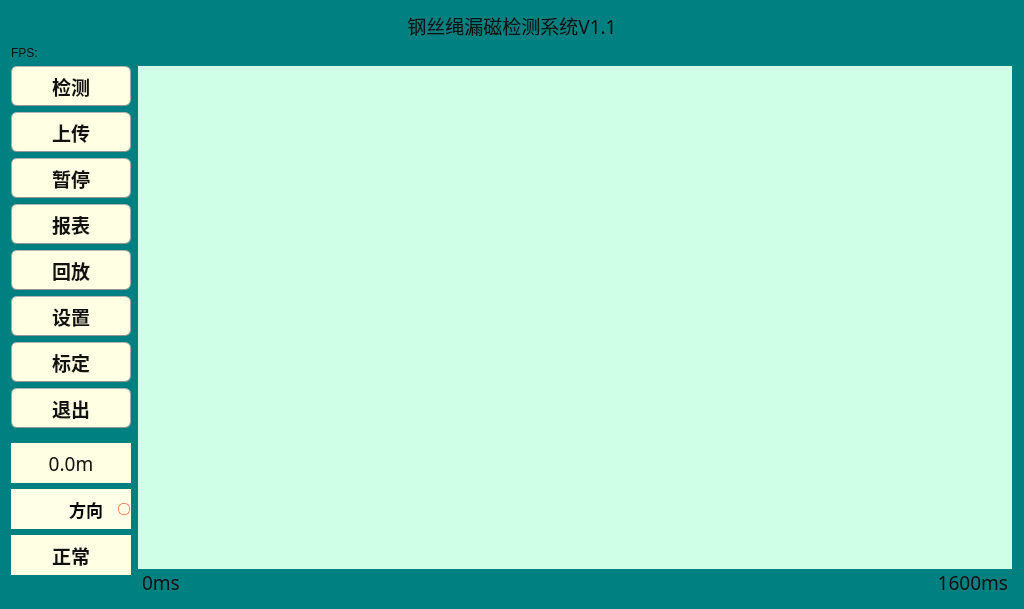
<?xml version="1.0" encoding="UTF-8"?>
<ui version="4.0">
 <class>MyWidget</class>
 <widget class="QWidget" name="MyWidget">
  <property name="geometry">
   <rect>
    <x>0</x>
    <y>0</y>
    <width>1024</width>
    <height>609</height>
   </rect>
  </property>
  <property name="windowTitle">
   <string>MyWidget</string>
  </property>
  <property name="styleSheet">
   <string notr="true">QPushButton{
	color:rgb(17,17,17);
	border-width: 1px;
	border-radius: 6px;
	border-bottom-color: rgb(150,150,150);
	border-right-color: rgb(165,165,165);
	border-left-color: rgb(165,165,165);
	border-top-color: rgb(180,180,180);
	border-style: solid;
	padding: 4px;
	background-color: qlineargradient(spread:pad, x1:0.5, y1:1, x2:0.5, y2:0, stop:0 rgba(155, 187, 89, 255), stop:1 rgba(255, 255, 255, 255));
}
QPushButton:default{
	color:rgb(17,17,17);
	border-width: 1px;
	border-radius: 6px;
	border-bottom-color: rgb(150,150,150);
	border-right-color: rgb(165,165,165);
	border-left-color: rgb(165,165,165);
	border-top-color: rgb(180,180,180);
	border-style: solid;
	padding: 4px;
	background-color: qlineargradient(spread:pad, x1:0.5, y1:1, x2:0.5, y2:0, stop:0 rgba(155, 187, 89, 255), stop:1 rgba(255, 255, 255, 255));
}
QPushButton:pressed{
	color:rgb(255,255,227);
	border-width: 1px;
	border-radius: 6px;
	border-width: 1px;
	border-top-color: rgba(255,150,60,200);
	border-right-color: qlineargradient(spread:pad, x1:0, y1:1, x2:1, y2:0, stop:0 rgba(200, 70, 20, 255), stop:1 rgba(255,150,60, 200));
	border-left-color:  qlineargradient(spread:pad, x1:1, y1:0, x2:0, y2:0, stop:0 rgba(200, 70, 20, 255), stop:1 rgba(255,150,60, 200));
	border-bottom-color: rgba(200,70,20,200);
	border-style: solid;
	padding: 2px;
	background-color: qlineargradient(spread:pad, x1:0.5, y1:1, x2:0.5, y2:0, stop:0 rgba(155, 187, 89, 255), stop:1 rgba(255, 255, 255, 255));
}
QPushButton:disabled{
	color:rgb(174,167,159);
	border-width: 1px;
	border-radius: 6px;
	background-color: qlineargradient(spread:pad, x1:0.5, y1:1, x2:0.5, y2:0, stop:0 rgba(155, 187, 89, 255), stop:1 rgba(255, 255, 255, 255));
}
QRadioButton {
	padding: 1px;
}
QRadioButton::indicator:checked {
	height: 10px;
	width: 10px;
	border-style:solid;
	border-radius:5px;
	border-width: 1px;
	border-color: rgba(246, 134, 86, 255);
	color: #a9b7c6;
	background-color:rgba(246, 134, 86, 255);
}
QRadioButton::indicator:!checked {
	height: 10px;
	width: 10px;
	border-style:solid;
	border-radius:5px;
	border-width: 1px;
	border-color: rgb(246, 134, 86);
	color: #a9b7c6;
	background-color: transparent;
}
QWidget {
	
	background-color: rgb(0, 128, 128);
}
QLabel {
	color:rgb(17,17,17);
}
QWidget {
	
	background-color:rgb(76,93,99);
   
	background-color: rgb(0, 128, 128);
}</string>
  </property>
  <layout class="QVBoxLayout" name="verticalLayout" stretch="10,0,300,1">
   <item>
    <widget class="QLabel" name="label_title">
     <property name="font">
      <font>
       <family>幼圆</family>
       <pointsize>14</pointsize>
      </font>
     </property>
     <property name="styleSheet">
      <string notr="true"/>
     </property>
     <property name="text">
      <string>钢丝绳漏磁检测系统V1.1</string>
     </property>
     <property name="alignment">
      <set>Qt::AlignCenter</set>
     </property>
    </widget>
   </item>
   <item>
    <widget class="QLabel" name="label_fps">
     <property name="text">
      <string>FPS:</string>
     </property>
    </widget>
   </item>
   <item>
    <layout class="QHBoxLayout" name="horizontalLayout" stretch="0,1,600,1">
     <item>
      <layout class="QVBoxLayout" name="verticalLayout_2" stretch="1,0,1,1,1,1,0,1,2,1,0,0,5">
       <item>
        <widget class="QPushButton" name="pushButton_start">
         <property name="minimumSize">
          <size>
           <width>120</width>
           <height>40</height>
          </size>
         </property>
         <property name="baseSize">
          <size>
           <width>0</width>
           <height>0</height>
          </size>
         </property>
         <property name="font">
          <font>
           <family>宋体</family>
           <pointsize>14</pointsize>
           <weight>75</weight>
           <bold>true</bold>
          </font>
         </property>
         <property name="styleSheet">
          <string notr="true">background-color: rgb(255, 255, 227);
selection-background-color: rgb(252, 255, 210);
selection-color: rgb(255, 255, 227);</string>
         </property>
         <property name="text">
          <string>检测</string>
         </property>
         <property name="checkable">
          <bool>true</bool>
         </property>
        </widget>
       </item>
       <item>
        <widget class="QPushButton" name="pushButton_upload">
         <property name="enabled">
          <bool>true</bool>
         </property>
         <property name="minimumSize">
          <size>
           <width>120</width>
           <height>40</height>
          </size>
         </property>
         <property name="font">
          <font>
           <family>宋体</family>
           <pointsize>14</pointsize>
           <weight>75</weight>
           <bold>true</bold>
          </font>
         </property>
         <property name="styleSheet">
          <string notr="true">background-color: rgb(255, 255, 227);
selection-color: rgb(255, 255, 227);</string>
         </property>
         <property name="text">
          <string>上传</string>
         </property>
         <property name="checkable">
          <bool>true</bool>
         </property>
        </widget>
       </item>
       <item>
        <widget class="QPushButton" name="pushButton_stop">
         <property name="minimumSize">
          <size>
           <width>60</width>
           <height>40</height>
          </size>
         </property>
         <property name="font">
          <font>
           <family>宋体</family>
           <pointsize>14</pointsize>
           <weight>75</weight>
           <bold>true</bold>
          </font>
         </property>
         <property name="styleSheet">
          <string notr="true">background-color: rgb(255, 255, 227);
selection-color: rgb(255, 255, 227);</string>
         </property>
         <property name="text">
          <string>暂停</string>
         </property>
         <property name="checkable">
          <bool>true</bool>
         </property>
        </widget>
       </item>
       <item>
        <widget class="QPushButton" name="pushButton_report">
         <property name="minimumSize">
          <size>
           <width>60</width>
           <height>40</height>
          </size>
         </property>
         <property name="font">
          <font>
           <family>宋体</family>
           <pointsize>14</pointsize>
           <weight>75</weight>
           <bold>true</bold>
          </font>
         </property>
         <property name="styleSheet">
          <string notr="true">background-color: rgb(255, 255, 227);
selection-color: rgb(255, 255, 227);</string>
         </property>
         <property name="text">
          <string>报表</string>
         </property>
         <property name="checkable">
          <bool>true</bool>
         </property>
        </widget>
       </item>
       <item>
        <widget class="QPushButton" name="pushButton_back">
         <property name="minimumSize">
          <size>
           <width>60</width>
           <height>40</height>
          </size>
         </property>
         <property name="font">
          <font>
           <family>宋体</family>
           <pointsize>14</pointsize>
           <weight>75</weight>
           <bold>true</bold>
          </font>
         </property>
         <property name="styleSheet">
          <string notr="true">background-color: rgb(255, 255, 227);
selection-background-color: rgb(252, 255, 210);
selection-color: rgb(255, 255, 227);</string>
         </property>
         <property name="text">
          <string>回放</string>
         </property>
         <property name="checkable">
          <bool>true</bool>
         </property>
        </widget>
       </item>
       <item>
        <widget class="QPushButton" name="pushButton_set">
         <property name="minimumSize">
          <size>
           <width>60</width>
           <height>40</height>
          </size>
         </property>
         <property name="font">
          <font>
           <family>宋体</family>
           <pointsize>14</pointsize>
           <weight>75</weight>
           <bold>true</bold>
          </font>
         </property>
         <property name="styleSheet">
          <string notr="true">background-color: rgb(255, 255, 227);
selection-color: rgb(255, 255, 227);</string>
         </property>
         <property name="text">
          <string>设置</string>
         </property>
         <property name="checkable">
          <bool>true</bool>
         </property>
        </widget>
       </item>
       <item>
        <widget class="QPushButton" name="pushButton_dema">
         <property name="minimumSize">
          <size>
           <width>60</width>
           <height>40</height>
          </size>
         </property>
         <property name="font">
          <font>
           <family>宋体</family>
           <pointsize>14</pointsize>
           <weight>75</weight>
           <bold>true</bold>
          </font>
         </property>
         <property name="styleSheet">
          <string notr="true">background-color: rgb(255, 255, 227);</string>
         </property>
         <property name="text">
          <string>标定</string>
         </property>
         <property name="checkable">
          <bool>true</bool>
         </property>
        </widget>
       </item>
       <item>
        <widget class="QPushButton" name="pushButton_quit">
         <property name="minimumSize">
          <size>
           <width>60</width>
           <height>40</height>
          </size>
         </property>
         <property name="font">
          <font>
           <family>宋体</family>
           <pointsize>14</pointsize>
           <weight>75</weight>
           <bold>true</bold>
          </font>
         </property>
         <property name="styleSheet">
          <string notr="true">background-color: rgb(255, 255, 227);
selection-color: rgb(255, 255, 227);</string>
         </property>
         <property name="text">
          <string>退出</string>
         </property>
         <property name="checkable">
          <bool>true</bool>
         </property>
        </widget>
       </item>
       <item>
        <spacer name="verticalSpacer_2">
         <property name="orientation">
          <enum>Qt::Vertical</enum>
         </property>
         <property name="sizeHint" stdset="0">
          <size>
           <width>20</width>
           <height>40</height>
          </size>
         </property>
        </spacer>
       </item>
       <item>
        <widget class="QLabel" name="label_distance">
         <property name="minimumSize">
          <size>
           <width>60</width>
           <height>40</height>
          </size>
         </property>
         <property name="font">
          <font>
           <family>Agency FB</family>
           <pointsize>14</pointsize>
           <weight>50</weight>
           <bold>false</bold>
          </font>
         </property>
         <property name="layoutDirection">
          <enum>Qt::LeftToRight</enum>
         </property>
         <property name="styleSheet">
          <string notr="true">background-color: rgb(255, 255, 227);</string>
         </property>
         <property name="text">
          <string>0.0m</string>
         </property>
         <property name="alignment">
          <set>Qt::AlignCenter</set>
         </property>
        </widget>
       </item>
       <item>
        <widget class="QRadioButton" name="radioButton_distance_dir">
         <property name="minimumSize">
          <size>
           <width>60</width>
           <height>40</height>
          </size>
         </property>
         <property name="font">
          <font>
           <family>宋体</family>
           <pointsize>13</pointsize>
           <weight>75</weight>
           <bold>true</bold>
          </font>
         </property>
         <property name="layoutDirection">
          <enum>Qt::RightToLeft</enum>
         </property>
         <property name="styleSheet">
          <string notr="true">background-color: rgb(255, 255, 231);</string>
         </property>
         <property name="text">
          <string>方向  </string>
         </property>
        </widget>
       </item>
       <item>
        <widget class="QLabel" name="label_defect">
         <property name="minimumSize">
          <size>
           <width>60</width>
           <height>40</height>
          </size>
         </property>
         <property name="font">
          <font>
           <family>Agency FB</family>
           <pointsize>14</pointsize>
           <weight>75</weight>
           <bold>true</bold>
          </font>
         </property>
         <property name="styleSheet">
          <string notr="true">background-color: rgb(255, 255, 227);</string>
         </property>
         <property name="text">
          <string>正常</string>
         </property>
         <property name="alignment">
          <set>Qt::AlignCenter</set>
         </property>
        </widget>
       </item>
       <item>
        <spacer name="verticalSpacer_3">
         <property name="orientation">
          <enum>Qt::Vertical</enum>
         </property>
         <property name="sizeHint" stdset="0">
          <size>
           <width>20</width>
           <height>40</height>
          </size>
         </property>
        </spacer>
       </item>
      </layout>
     </item>
     <item>
      <spacer name="horizontalSpacer_2">
       <property name="orientation">
        <enum>Qt::Horizontal</enum>
       </property>
       <property name="sizeHint" stdset="0">
        <size>
         <width>40</width>
         <height>20</height>
        </size>
       </property>
      </spacer>
     </item>
     <item>
      <layout class="QVBoxLayout" name="verticalLayout_3" stretch="400,250,5">
       <property name="spacing">
        <number>0</number>
       </property>
       <property name="sizeConstraint">
        <enum>QLayout::SetMinimumSize</enum>
       </property>
       <item>
        <widget class="QCustomPlot" name="widget_coil" native="true">
         <property name="sizePolicy">
          <sizepolicy hsizetype="Preferred" vsizetype="Preferred">
           <horstretch>0</horstretch>
           <verstretch>0</verstretch>
          </sizepolicy>
         </property>
         <property name="styleSheet">
          <string notr="true">background-color: rgb(208, 255, 232);
border-color: rgb(109, 65, 19);</string>
         </property>
        </widget>
       </item>
       <item>
        <widget class="QCustomPlot" name="widget_hall" native="true">
         <property name="enabled">
          <bool>true</bool>
         </property>
         <property name="sizePolicy">
          <sizepolicy hsizetype="Preferred" vsizetype="Preferred">
           <horstretch>0</horstretch>
           <verstretch>0</verstretch>
          </sizepolicy>
         </property>
         <property name="styleSheet">
          <string notr="true">background-color: rgb(208, 255, 232);</string>
         </property>
        </widget>
       </item>
       <item>
        <layout class="QHBoxLayout" name="horizontalLayout_2" stretch="1,100,100,1">
         <item>
          <spacer name="horizontalSpacer_3">
           <property name="orientation">
            <enum>Qt::Horizontal</enum>
           </property>
           <property name="sizeHint" stdset="0">
            <size>
             <width>40</width>
             <height>20</height>
            </size>
           </property>
          </spacer>
         </item>
         <item>
          <widget class="QLabel" name="label_axisX1">
           <property name="font">
            <font>
             <family>宋体</family>
             <pointsize>14</pointsize>
            </font>
           </property>
           <property name="text">
            <string>0ms</string>
           </property>
          </widget>
         </item>
         <item>
          <widget class="QLabel" name="label_axisX2">
           <property name="font">
            <font>
             <family>宋体</family>
             <pointsize>14</pointsize>
            </font>
           </property>
           <property name="text">
            <string>1600ms</string>
           </property>
           <property name="alignment">
            <set>Qt::AlignRight|Qt::AlignTrailing|Qt::AlignVCenter</set>
           </property>
          </widget>
         </item>
         <item>
          <spacer name="horizontalSpacer_4">
           <property name="orientation">
            <enum>Qt::Horizontal</enum>
           </property>
           <property name="sizeHint" stdset="0">
            <size>
             <width>40</width>
             <height>20</height>
            </size>
           </property>
          </spacer>
         </item>
        </layout>
       </item>
      </layout>
     </item>
     <item>
      <spacer name="horizontalSpacer">
       <property name="orientation">
        <enum>Qt::Horizontal</enum>
       </property>
       <property name="sizeHint" stdset="0">
        <size>
         <width>40</width>
         <height>30</height>
        </size>
       </property>
      </spacer>
     </item>
    </layout>
   </item>
   <item>
    <spacer name="verticalSpacer">
     <property name="orientation">
      <enum>Qt::Vertical</enum>
     </property>
     <property name="sizeHint" stdset="0">
      <size>
       <width>20</width>
       <height>40</height>
      </size>
     </property>
    </spacer>
   </item>
  </layout>
 </widget>
 <layoutdefault spacing="6" margin="11"/>
 <customwidgets>
  <customwidget>
   <class>QCustomPlot</class>
   <extends>QWidget</extends>
   <header location="global">qcustomplot.h</header>
   <container>1</container>
  </customwidget>
 </customwidgets>
 <resources/>
 <connections/>
</ui>
